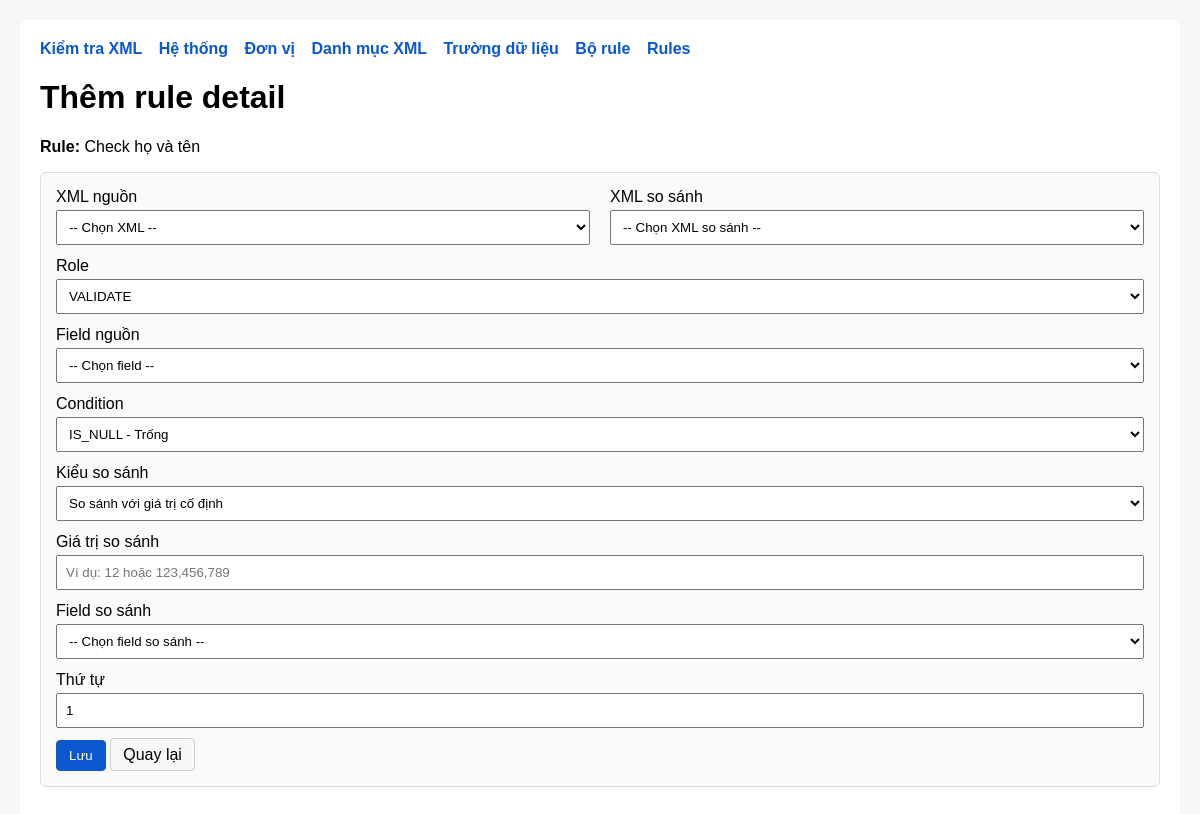
/rules/1/details/create, run on an earlier commit of the app's database.
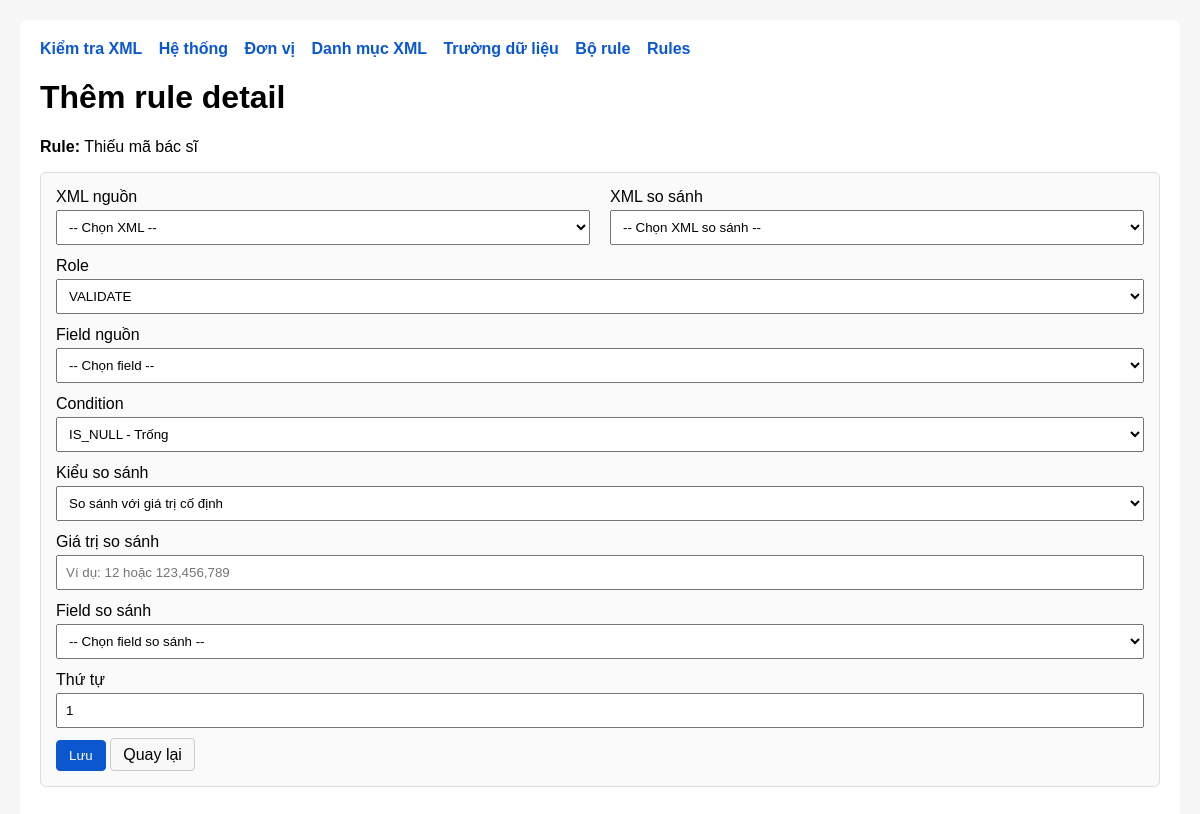
And on a later commit of the database.
### models/rule_model.py (models this page shows, shortened)
class Rule(db.Model):
    __tablename__ = "rule"
    id = db.Column(db.Integer, primary_key=True)
    bo_rule_id = db.Column(db.Integer, db.ForeignKey("bo_rule.id"), nullable=False)
    ten_rule = db.Column(db.String(255), nullable=False)
    thong_bao = db.Column(db.String(500), nullable=False)
    severity = db.Column(db.String(50), nullable=False, default="WARNING")
    is_active = db.Column(db.Boolean, nullable=False, default=True)
    bo_rule = db.relationship("BoRule", backref="rules")

### routes/rule_routes.py (the view, shortened to what this page needs)
@rule_bp.route("/<int:rule_id>/details/create", methods=["GET", "POST"])
def create_rule_detail(rule_id):
    rule = Rule.query.get_or_404(rule_id)
    xmls = DanhMucXml.query.order_by(DanhMucXml.id.asc()).all()
    conditions = DanhMucDieuKien.query.order_by(DanhMucDieuKien.id.asc()).all()
    selected_xml_id = request.args.get("xml_id") or request.form.get("xml_id") or ""
    compare_xml_id = request.args.get("compare_xml_id") or request.form.get("compare_xml_id") or ""
    fields = []
    compare_fields = []
    if selected_xml_id:
        fields = DanhMucTruongDuLieu.query.filter_by(xml_id=int(selected_xml_id)).order_by(DanhMucTruongDuLieu.id.asc()).all()
    if compare_xml_id:
        compare_fields = DanhMucTruongDuLieu.query.filter_by(xml_id=int(compare_xml_id)).order_by(DanhMucTruongDuLieu.id.asc()).all()
    return render_template(
        "rule_detail_form.html",
        rule=rule,
        item=None,
        xmls=xmls,
        fields=fields,
        compare_fields=compare_fields,
        conditions=conditions,
        selected_xml_id=selected_xml_id,
        compare_xml_id=compare_xml_id
    )

### templates/rule_detail_form.html (shortened to what this page needs)
{% extends "base.html" %}
{% block content %}
<h1>{% if item %}Sửa{% else %}Thêm{% endif %} rule detail</h1>
<p><b>Rule:</b> {{ rule.ten_rule }}</p>
<div class="form-box">
    <form method="GET" action="">
        <div class="row">
            <div class="col">
                <label>XML nguồn</label>
                <select name="xml_id" onchange="this.form.submit()">
                    <option value="">-- Chọn XML --</option>
                </select>
            </div>
            <div class="col">
                <label>XML so sánh</label>
                <select name="compare_xml_id" onchange="this.form.submit()">
                    <option value="">-- Chọn XML so sánh --</option>
                </select>
            </div>
        </div>
    </form>
    <form method="POST">
        <label>Role</label>
        <select name="condition_role" required>
            <option value="VALIDATE" {% if not item or item.condition_role == 'VALIDATE' %}selected{% endif %}>VALIDATE</option>
        </select>
        <label>Field nguồn</label>
        <select name="field_id" required>
            <option value="">-- Chọn field --</option>
        </select>
        <label>Condition</label>
        <select name="condition_id" required>
            {% for c in conditions %}
                <option value="{{ c.id }}" {% if item and item.condition_id == c.id %}selected{% endif %}>
                    {{ c.ma_dieu_kien }} - {{ c.ten_dieu_kien }}
                </option>
            {% endfor %}
        </select>
        <label>Kiểu so sánh</label>
        <select name="compare_mode">
            <option value="VALUE" {% if not item or item.compare_mode == 'VALUE' %}selected{% endif %}>So sánh với giá trị cố định</option>
        </select>
        <label>Giá trị so sánh</label>
        <input type="text" name="gia_tri" value="{{ item.gia_tri if item and item.gia_tri else '' }}" placeholder="Ví dụ: 12 hoặc 123,456,789">
        <label>Field so sánh</label>
        <select name="compare_field_id">
            <option value="">-- Chọn field so sánh --</option>
        </select>
        <label>Thứ tự</label>
        <input type="text" name="sort_order" value="{{ item.sort_order if item else '1' }}">
        <button type="submit" class="btn btn-primary">Lưu</button>
        <a href="/rules/{{ rule.id }}/details" class="btn">Quay lại</a>
    </form>
</div>
{% endblock %}

What changed in the data, as far as the page shows it:
changed Rule: ten_rule "Check họ và tên" → "Thiếu mã bác sĩ"
